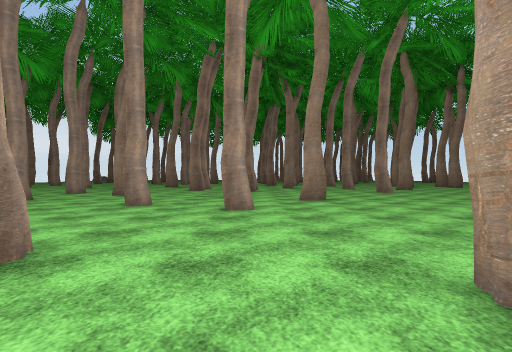
view 1 (above)

20 first-person views from a walk through a scene from a Unity 3-D project. The camera is 1.3 m above the floor, looks level and sees 80° across. The floor is counted in squares, 2 m on a side. Each view is taken from the middle of a square. On the plan, view 1 faces up. The plan holds only what a view shows up to about 10 squares ahead; the rest is blank. The place goes on beyond the plan. The player character is not drawn. Some surface patterns are stand-ins.

view 2
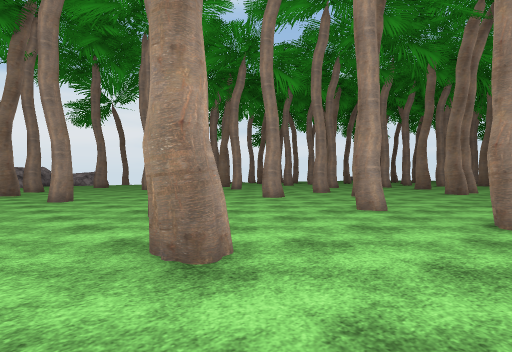

view 3
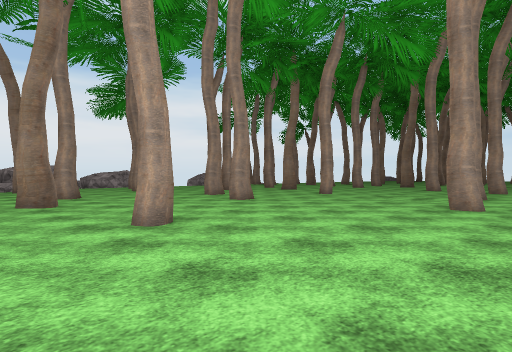

view 4
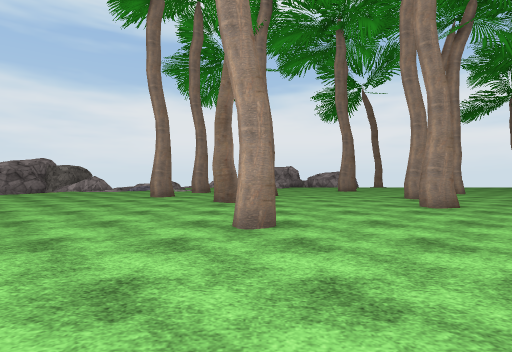

view 5
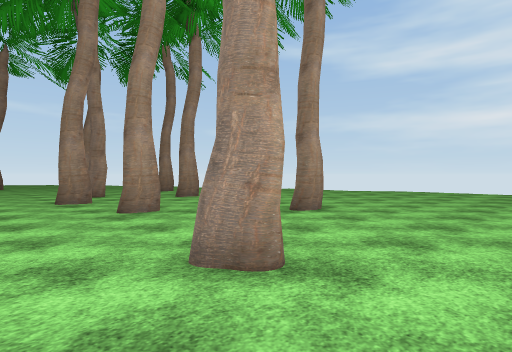

view 6
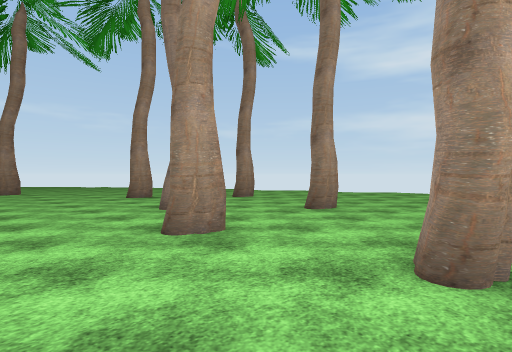

view 7
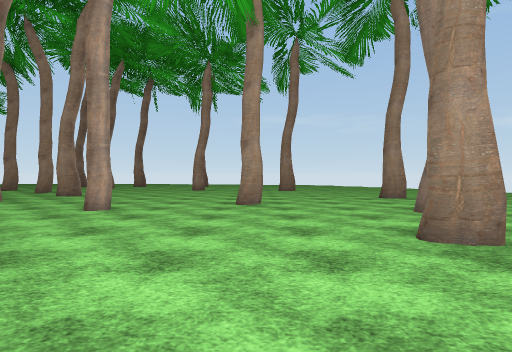

view 8
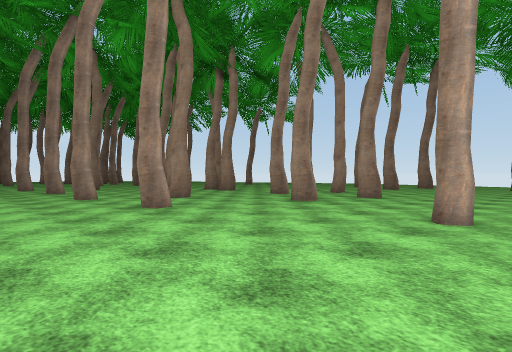

view 9
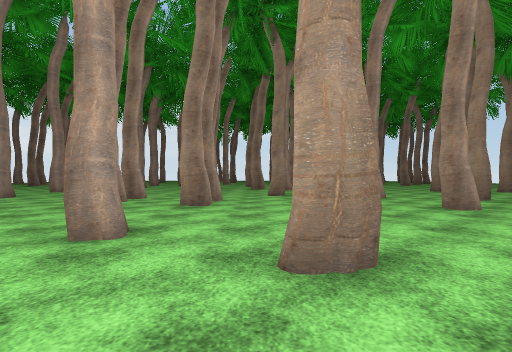

view 10
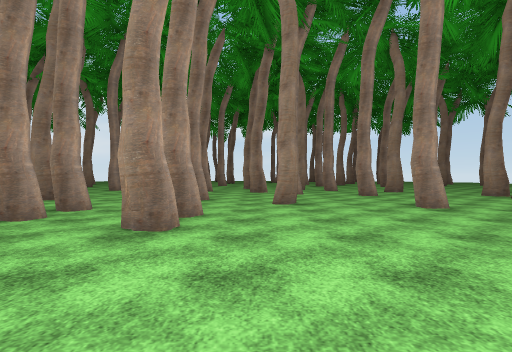

view 11
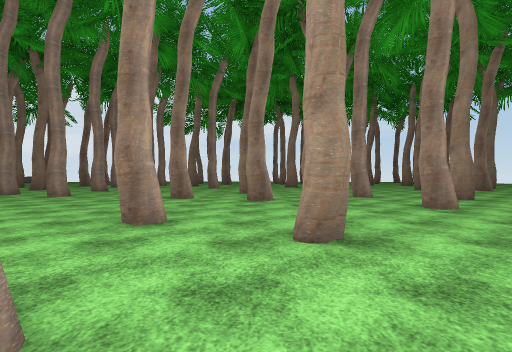

view 12
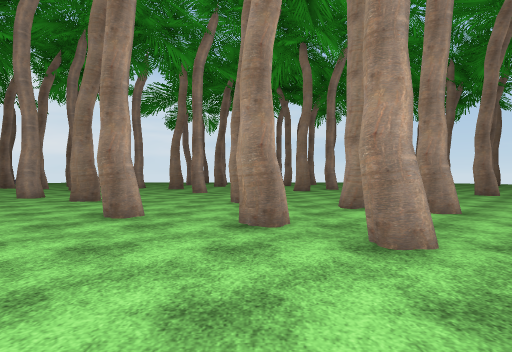

view 13
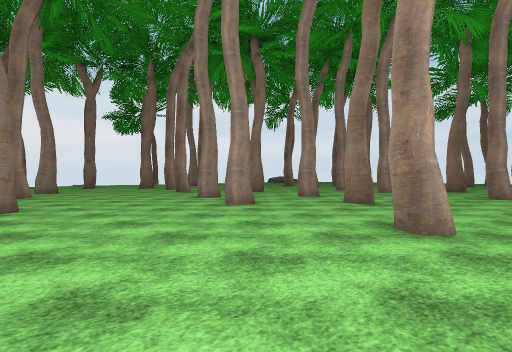

view 14
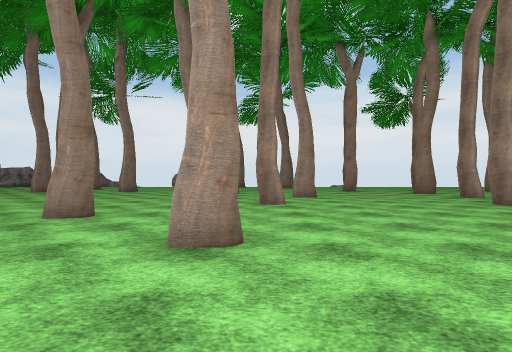

view 15
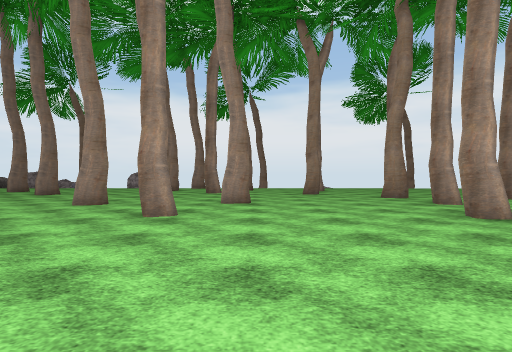

view 16
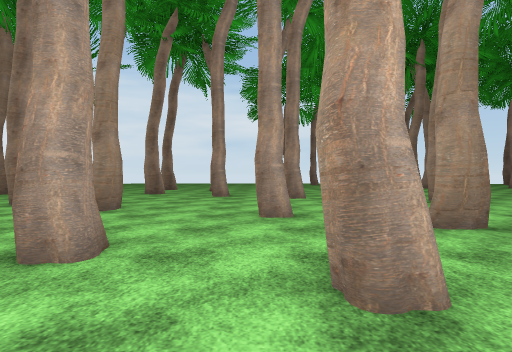

view 17
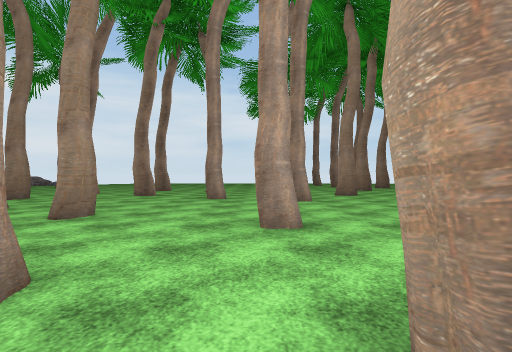

view 18
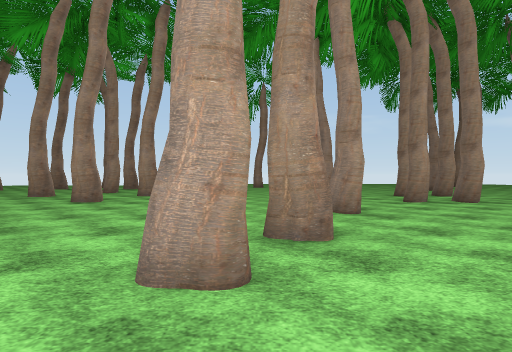

view 19
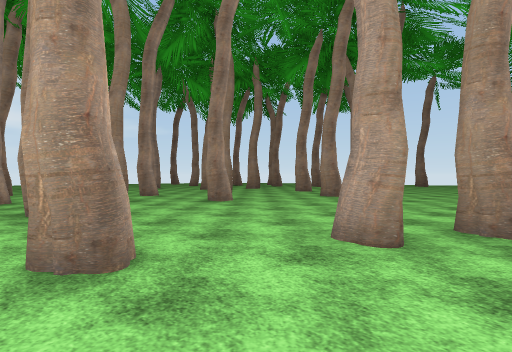

view 20
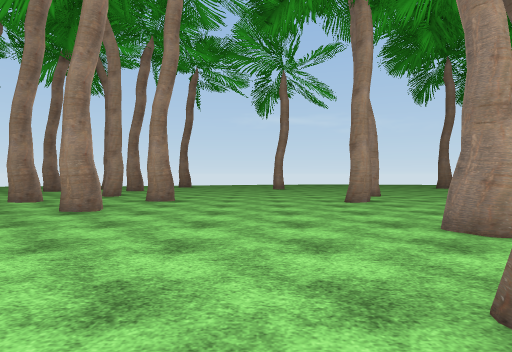

### Floor plan
Key: @ floor where view 1 was taken; # wall or solid block; . main floor; - floor 0.25 m lower than the main floor; / step, stairs or slope.
Columns run from 14 left of view 1 to 11 right of it. Each row starts with its distance up from view 1.
 30  ........#...    #...  ..#
 29  ............#.. ..#......
 28   .#...........#..........
 27    ..#.................#.#
 26 .#  ....#.................
 25 ...#.......#..............
 24 ......#........#..........
 23 .........#.......##.......
 22 .............#............
 21 ...............#.....#...#
 20 .#..............#.........
 19 ...#...#...........#...#..
 18 .........................#
 17 .#.......#...#...........#
 16 .....#..........#........
 15 .......#...#.......#...
 14 .....   ......#......#.
 13  ...   .......#.........
 12 ...   ... .........#....
 11 .    ./#. .............#..
 10 ..  ..-...#..............#
  9 .............#............
  8 #.......#.......#.........
  7 ...#.......#.........#....
  6 ..............#...........
  5 ..........................
  4 ......... ............#..
  3 .....#....................
  2 .#..........#..#..#.......
  1 ..........................
  0 .......    ...@ ........#.
 -1 ......     ...# ..#...
 -2 ....       ..... ......
 -3 ...        ...........#
 -4 ..         ..... .....
 -5            .....  ...

Positions as (right, up) in squares from view 1, and headings:
1: (0, 0), facing up
2: (0, 1), facing up-left
3: (-5, 1), facing up-left
4: (-5, 3), facing left
5: (-4, 4), facing down-right
6: (1, 4), facing down-right
7: (1, 4), facing right
8: (2, 6), facing up-right
9: (1, 6), facing up
10: (1, 9), facing up
11: (1, 13), facing up
12: (1, 17), facing up
13: (0, 18), facing up-left
14: (-4, 19), facing left
15: (-6, 21), facing left
16: (-6, 21), facing up
17: (-6, 22), facing up
18: (1, 23), facing right
19: (0, 22), facing up-right
20: (3, 24), facing right
